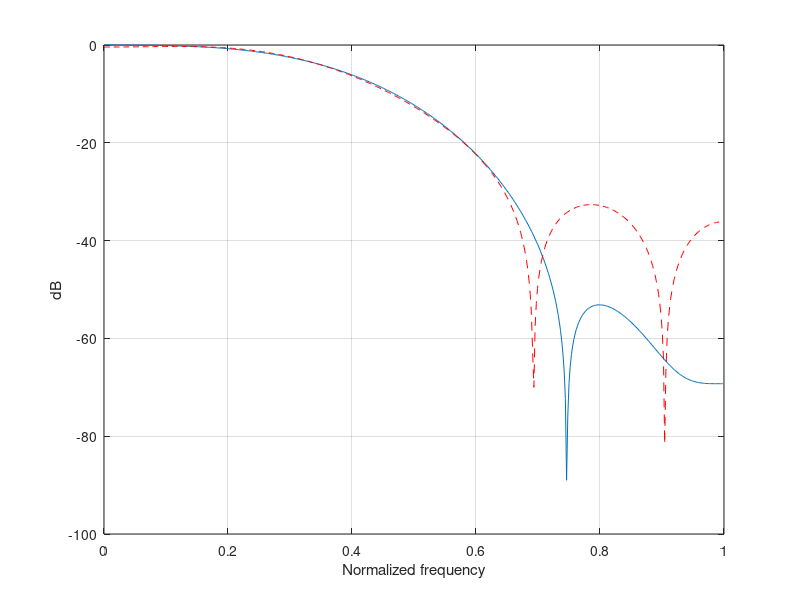
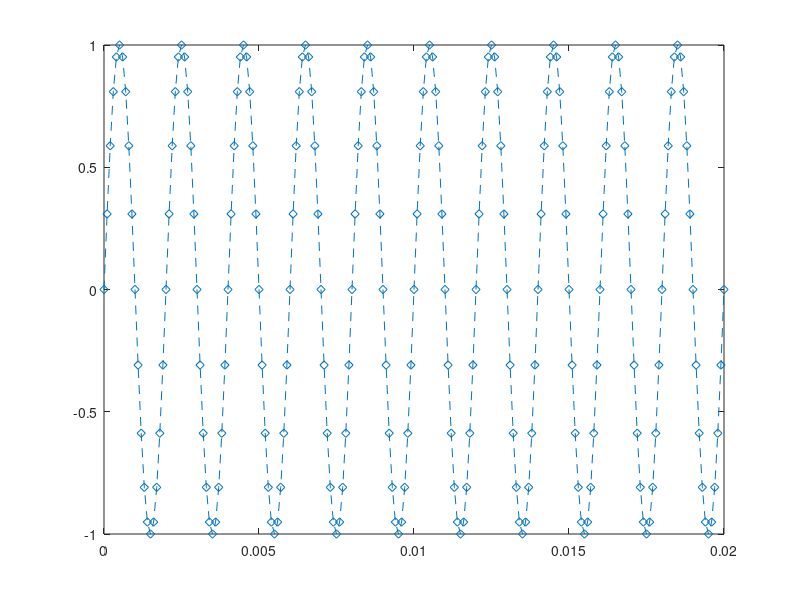
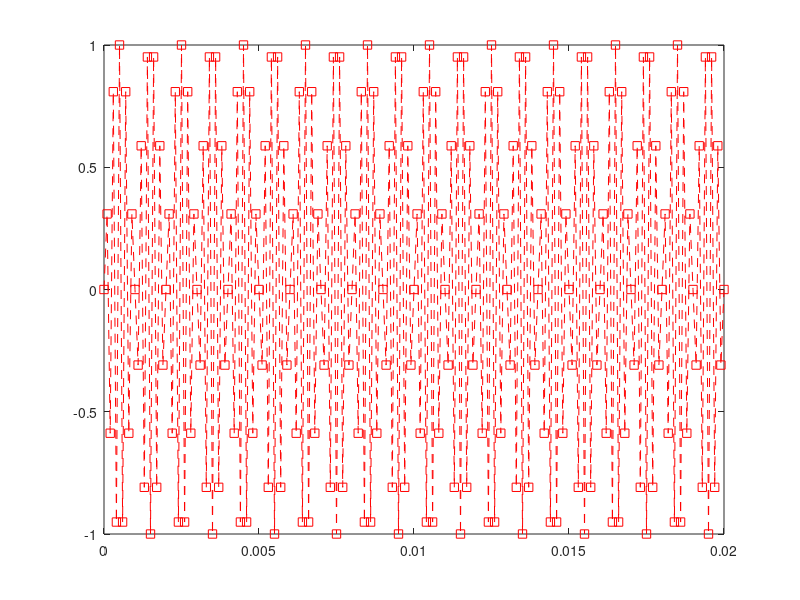
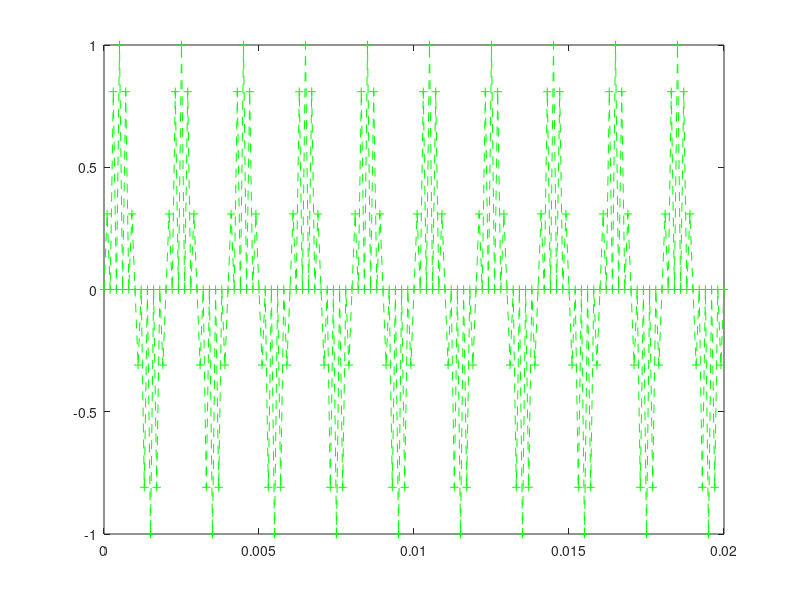

Write the MATLAB code that produced these figures, in order. (Note: this script raises an error after producing the figures.)
clear all 
close all
% definition filter order and number of bits
p=1; 
xi=7;
yi=7;

fc=2000;  %cut-off frequency
fs=10000; % sample frequency

N=2^p*(mod(xi,2)+1)+6*p; %order of the filter
n_bit=mod(yi,7)+8; % number of bits

%parameters for fir1 function
Wn=2*fc/fs; %% normalized frequency

%FIR definition
b=fir1(N,Wn);

[h1, w1]=freqz(b); %% get the transfer function of the designed filter

bi=floor(b*2^(n_bit-1)); %% convert coefficients into nb-bit integers
bq=bi/2^(n_bit-1); %% convert back coefficients as nb-bit real values
[h2, w2]=freqz(bq); %% get the transfer function of the quantized filter

%% show the transfer functions
figure(1)
plot(w1/pi, 20*log10(abs(h1))); 
hold on;
plot(w2/pi, 20*log10(abs(h2)),'r--');
grid on;
xlabel('Normalized frequency');
ylabel('dB');

%%%%%%%%%%%%%%%%%%%%%%

f1=500;  %% first sinewave freq (in band)
f2=4500; %% second sinnewave freq (out band)

dt=1/fs;


T=1/500; %% maximum period
tt=0:1/fs:10*T; %% time samples

x1=sin(2*pi*f1.*tt); %% first sinewave
x2=sin(2*pi*f2.*tt); %% second sinewave

x=(x1+x2)/2; %% input signal

y=filter(bq, 1, x); %% apply filter

%% plots
figure(2)
plot(tt,x1,'--d');
hold on
figure(3)
plot(tt,x2,'r--s');
hold on 
figure(4)
plot(tt,x, 'g--+');
hold on
figure(5)
plot(tt, y, 'c--o');

legend('x1', 'x2', 'x', 'y')

%% quantize input and output
xq=floor(x*2^(n_bit-1));
idx=find(xq==2^(n_bit-1));
xq(idx)=2^(n_bit-1)-1;

yq=floor(y*2^(n_bit-1));
idy=find(yq==2^(n_bit-1));
yq(idy)=2^(n_bit-1)-1;

%% save input and output
fp=fopen('samples.txt','w');
fprintf(fp,'%d\n', xq);
fclose(fp);

fp=fopen('resultsm.txt', 'w');
fprintf(fp, '%d\n', yq);
fclose(fp);

fp=fopen('coefficients.txt','w');
fprintf(fp,'%d\n', bi);
fclose(fp);


thd_output=thd(yq);
thd_inputs=thd(xq);



